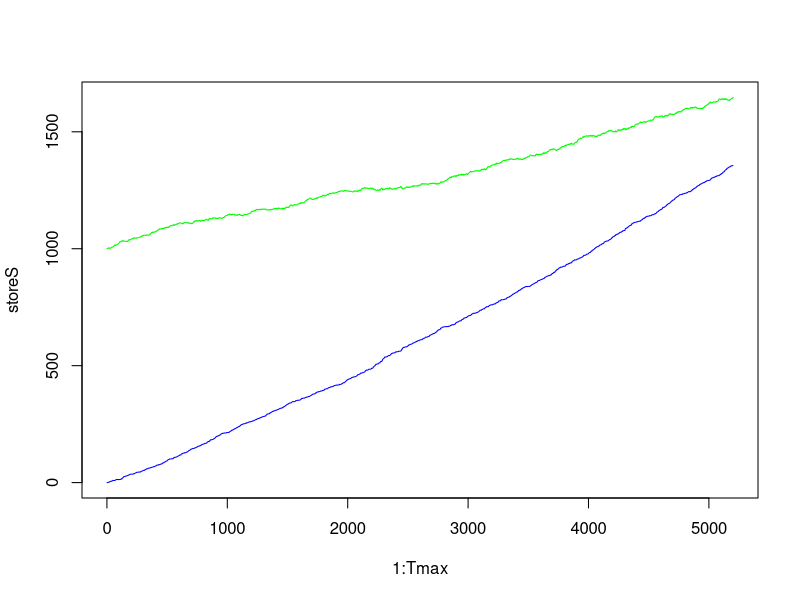
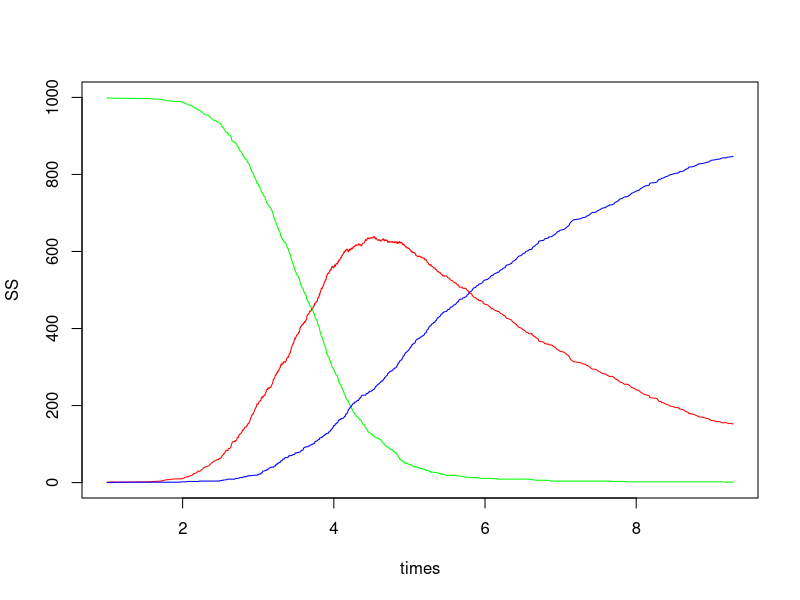
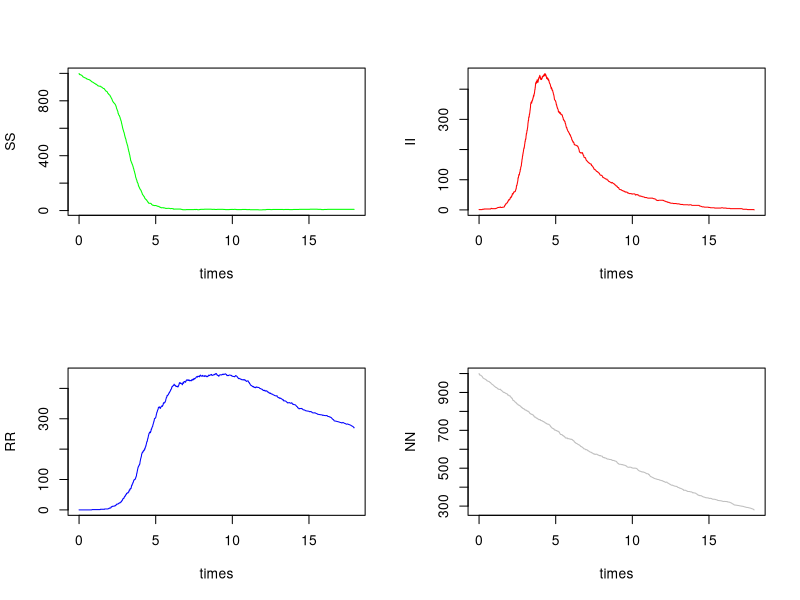

These charts were generated, in order, by the following R code: (Note: this script raises an error after producing the figures.)
## title: Simulation models for modeling methods workshop: Stochastic epidemic models in R
## author: Kristyna Rysava
## date: September 26, 2023

rm(list=ls())

### 1. Discrete time
## Simulate population dynamics for 100 years (weekly) 
## for transmission rate parameter beta=2.8, or and recovery rate sigma=1/3
Tmax=100*52
pop=1000
births.per.biweek.per.pop = 15/(52*1000) # ~ range 11-50 per 1,000 per year
deaths.per.biweek.per.pop = 1030/(52*100000) # 1,030 deaths per 100,000 per year

storeS <- rep(0,Tmax) 	
storeR <- rep(0,Tmax) 	

storeS[1] <- pop
storeR[1] <- 0

# loop
for (j in 2:Tmax) {
  deaths <- rbinom(1, storeS[j-1], deaths.per.biweek.per.pop)  # death
  births <- rbinom(1, storeS[j-1], births.per.biweek.per.pop)  # births
  storeS[j] <- storeS[j-1] - deaths + births
  storeR[j] <- storeR[j-1] + deaths
}

plot(1:Tmax, storeS, type="l", col = 'green', pch = 1, ylim=c(0, max(storeS)))
lines(1:Tmax, storeR, type="l", col = 'blue',pch = 3)

### 2. Continuous time 
## a) Transmission
## Simulate infection dynamics for as long as there are S and I present in the population
## for transmission rate parameter beta=2.8, or and recovery rate sigma=1/3
sigma <- 1/3
beta <- 2.8
S0 <- 999 
I0 <- 1
R0 <- 0

t <- 1
S <- S0
I <- I0
R <- R0
N <- S0 + I0 + R0

times <- t
SS <- S
II <- I
RR <- R

while ((I > 0) && ( S > 0)){
  r <- c(beta * S * I/N, sigma * I)
  rtotal <- sum(r)
  delta <- (-1/rtotal)*log(runif(1)) 
  t <- t + delta # Time to the next event
  times <- c(times, t)
  if (runif(1)*rtotal < r[1]) {
    S <- max(0, S - 1)  # Transmission event
    I <- I + 1
  }
  else {
    I <- max(0, I - 1)  # Recovery event
    R <- R + 1
  }
  SS <- c(SS, S)
  II <- c(II, I)
  RR <- c(RR, R)
}

plot(times, SS, type="l", col = 'green',pch = 1, ylim=c(0, 1000))
lines(times, II, type="l", col = 'red',pch = 2)
lines(times, RR, type="l", col = 'blue',pch = 3)
max(II)

# When did the epidemic die out?
paste("Duration of the outbreak: ", round(t,digits=2), "days")

## b) Demography
## Add birth and death into your model,and run over 100 days
# for birth rate lambda=1.5, and death rate mu=0.75 
sigma <- 1/3
beta <- 2.8 
lambda <- 0.005
mu <- 0.075
S0 <- 999 
I0 <- 1
R0<- 0

t <- 0
S <- S0
I <- I0
R <- R0
N <- S0 + I0 + R0

times <- t
SS <- S
II <- I
RR <- R
NN <- N

while (( N > 0) && ( S > 0) && (I > 0)){
  r <- c(lambda* N, beta * S * I/N, sigma * I, mu * S, mu * I, mu * R)
  rtotal <- sum(r)
  cr <- cumsum(r)
  delta <- (-1/rtotal)*log(runif(1))
  t <- t + delta # Time to the next event
  times <- c(times, t)
  P <- runif(1)*rtotal
  if (P < cr[1]) {
    S <-  S + 1 # Birth
  }
  else if (P < cr[2]) {
    S <- max(0, S - 1) # Transmission
    I <- I + 1
  }
  else if (P < cr[3]) {
    I <- max(0, I - 1) # Recovery
    R <- R + 1
  }
  else if (P < cr[4]) {
    S <- max(0, S - 1) # Death of S
  }
  else if (P < cr[5]) {
    I <- max(0, I - 1) # Death of I
  }
  else {
    R <- max(0, R - 1) # Death of R
  }
  
  SS <- c(SS, S)
  II <- c(II, I)
  RR <- c(RR, R)
  N <- S + I + R
  NN <- c(NN, N)
}

par(mfrow=c(2,2))
plot(times, SS, type="l", col = 'green',pch = 1)
plot(times, II, type="l", col = 'red',pch = 2)
plot(times, RR, type="l", col = 'blue',pch = 3)
plot(times, NN, type="l", col = 'grey',pch = 4)

# EX1. Run the model 100 times and plot distribution of the duration of outbreaks and calculate its mean 
outbreak.duration <-c()
for(run in 1:100){
  
}

par(mfrow=c(1,1))
hist(outbreak.duration, main = NULL) 
summary(outbreak.duration) 

# EX2. Modify stochastic the model to have no births, differential death rate 
# and at a rate alpha * R, recovered become susceptible again 
# alpha to 0.02, muS to 0.0001, muI to 0.1, muR to 0.01
# How many infected there were at the peak of the outbreak?
# Is the overall population growing or declining? Why?
muS <- 0.0001
muI <- 0.1
muR <- 0.01
alpha <- 0.02
S0 <- 999 
I0 <- 1
R0<- 0

t <- 0
S <- S0
I <- I0
R <- R0
N <- S0 + I0 + R0

times <- t
SS <- S
II <- I
RR <- R
NN <- N

while (( N > 0) && ( S > 0) && (I > 0)){
 
}

par(mfrow=c(2,2))
plot(times, SS, type="l", col = 'green',pch = 1)
plot(times, II, type="l", col = 'red',pch = 2)
plot(times, RR, type="l", col = 'blue',pch = 3)
plot(times, NN, type="l", col = 'grey',pch = 4)
max(II) 

## c) Vaccination
# EX3. Modify the stochastic SIR model (no demography) to have vaccination with rate gamma=20 
gamma <- 20
S0 <- 999 
I0 <- 1
R0<- 0
V0 <-0  

t <- 0
S <- S0
I <- I0
R <- R0
N <- S0 + I0 + R0
V <- V0

times <- t
SS <- S
II <- I
RR <- R
VV <- V

while (( I > 0) && ( S > 0)){
  
}

par(mfrow=c(2,2))
plot(times, SS, type="l", col = 'green', pch = 1)
plot(times, II, type="l", col = 'red', pch = 2)
plot(times, RR, type="l", col = 'blue', pch = 3)
plot(times, VV, type="l", col = 'gray', pch = 4)

# How does vaccination change the disease dynamics?


